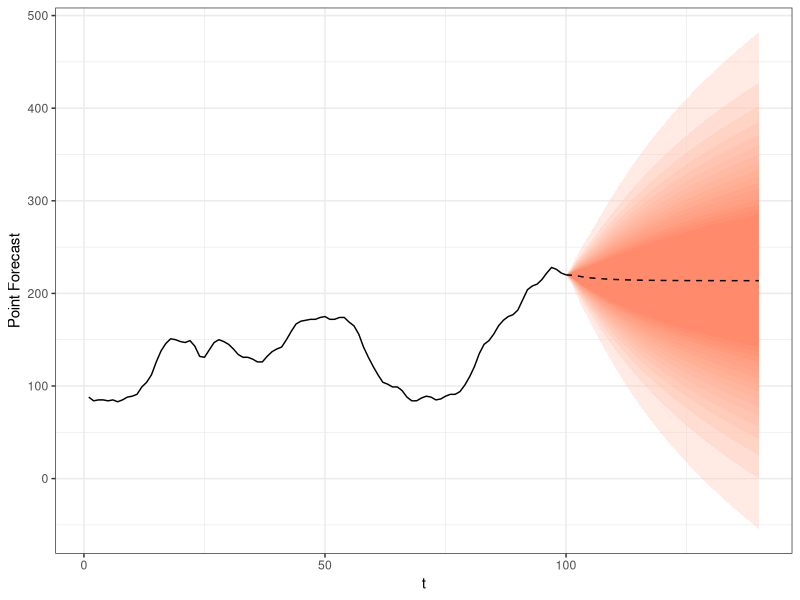
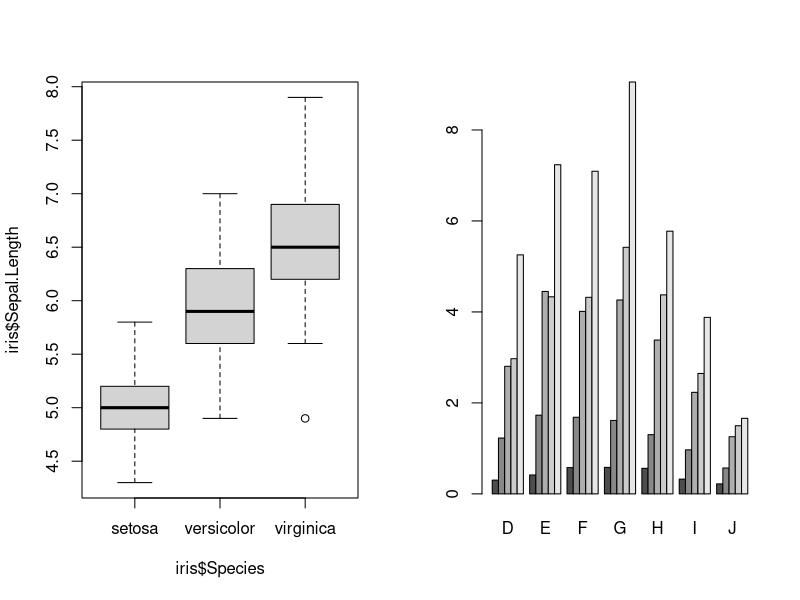
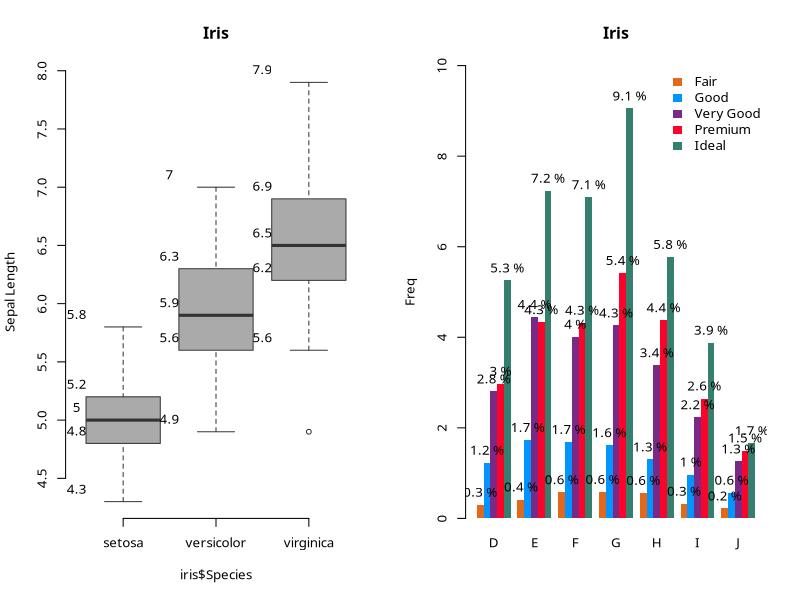
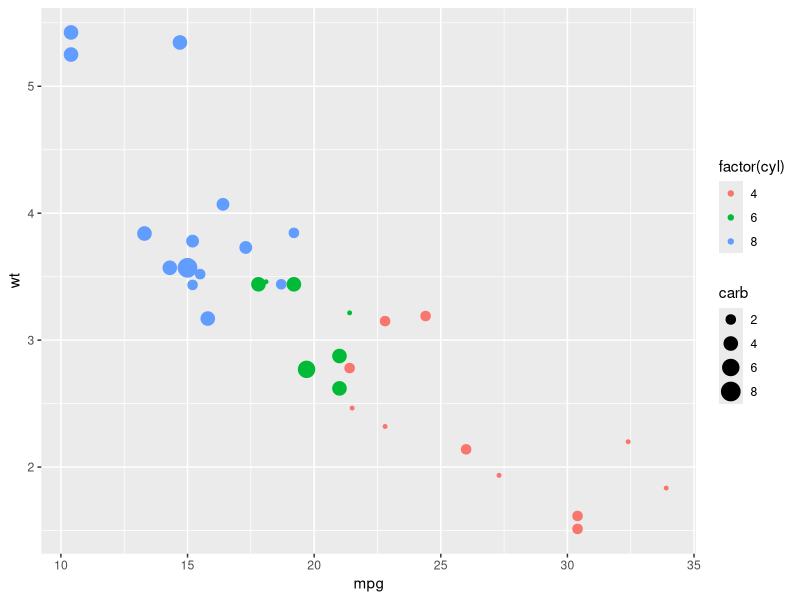
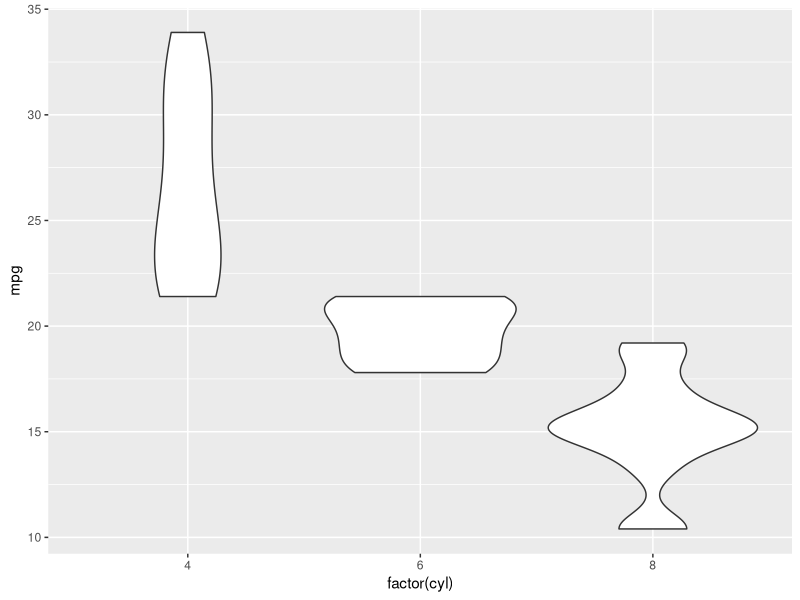
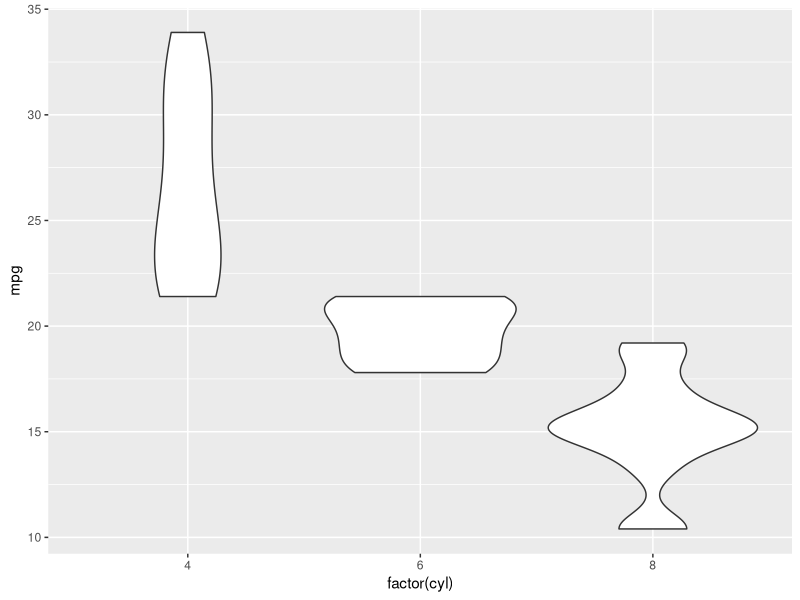

These figures' R source, in order:
## ---- chunk 1
library("dplyr")
library("tidyr")
library("forecast")
library("scales")
library("grid")
library("knitr")
library("magrittr")
library("ggplot2")

data("diamonds")
data("iris")
data("mtcars")

knitr::opts_chunk$set(message = FALSE, comment = "#>")
## ---- chunk 2
fit <- Arima(WWWusage,c(3,1,0))

cast <- as.data.frame(forecast(fit, h = 40, fan = TRUE)) %>%
  add_rownames(var = "t") %>%
  mutate(t = as.numeric(t)) %>%
  gather(p, y, -(t:`Point Forecast`)) %>%
  separate(p, c("Side", "p"), convert = TRUE) %>%
  spread(Side, y)

series <- data.frame(y = as.numeric(WWWusage),
                     t = as.numeric(time(WWWusage)))

last_obs <- data.frame(t = series[nrow(series), "t"], 
                       "Point Forecast" = series[nrow(series), "y"],
                       p = unique(cast$p),
                       Hi = series[nrow(series), "y"],
                       Lo = series[nrow(series), "y"],
                       check.names = FALSE)

cast %<>% rbind(last_obs)

pallete <- seq_gradient_pal(low = "white", high = "red")
offset <- 0.25

# pallete <- seq_gradient_pal(low = "#132B43", high = "#56B1F7")

fan_chart <- ggplot(data = cast, aes(x = t, y = `Point Forecast`)) +
  geom_line(aes(x = t, y = y), data = series)
  
for (pr in sort(unique(cast$p), decreasing = TRUE)){
  fan_chart <- fan_chart +
    geom_ribbon(aes(x = t, ymax = Hi, ymin = Lo), 
                data = filter(cast, p == pr), alpha = 0.4,
                fill = pallete((1 - offset)*(1 - pr/100) + offset))
}

fan_chart + theme_bw() + geom_line(linetype = "dashed")
## ---- chunk 3

## ---- chunk 4
par(mfrow = c(1,2))
boxplot(iris$Sepal.Length~iris$Species)
TABLE <- 100*table(diamonds$cut, diamonds$color)/sum(table(diamonds$cut, diamonds$color))
BP<-barplot(TABLE, beside=TRUE)
## ---- chunk 5
col <- c("#34b257","#fc032c", "#7a2985", "#6c8393", "#a6cd32", "#0095ff", "#e4681b", "#9b2ed1", "#9b2ed1", "#08cbf7", "#347f6d", "#f4c10b", "#040525", "#8ee916", "#f51e0a", "#2fd0ba", "#fc4503", "#b0614f", "#c33c3e", "#46b9b7")
col <- c("#e4681b", "#0095ff", "#7a2985", "#fc032c", "#347f6d")

 par(family="Sawasdee", cex=0.8)#
 BP<-boxplot(iris$Sepal.Length~iris$Species, main="Iris", ylab="Sepal Length", axes=FALSE, col="#aaaaaa",  border="#333333")
 text(x=(1:3-0.5), y=t(BP$stats), round(t(BP$stats), 1), pos=3)
 axis(1, at=1:3, labels=levels(iris$Species))
 axis(2)

## ---- chunk 6
par(family="Sawasdee", cex=0.8)#
BP<-barplot(TABLE, beside=TRUE, main="Iris", ylab="Freq", axes=FALSE, col=col,  border=NA, ylim = c(0,10))
text(x=BP, y=TABLE, paste(round(TABLE, 1),"%"), pos=3)
legend("topright", levels(diamonds$cut), fill=col, border=NA, bty="n")
#axis(1, at=BP, labels=Levels)
axis(2)
## ---- chunk 7

qplot(mpg, wt, data=mtcars, colour=factor(cyl), size=carb)

## ---- chunk 8

ggplot(mtcars) + aes(y = mpg, x = factor(cyl)) + geom_violin()

## ---- chunk 9
ls(pattern = '^geom_', env = as.environment('package:ggplot2')) %>%
  setdiff("geom_violin") %>% matrix(9) %>% kable
## ---- chunk 10
ggplot(mtcars) + aes(y = mpg, x = factor(cyl)) + geom_violin()
